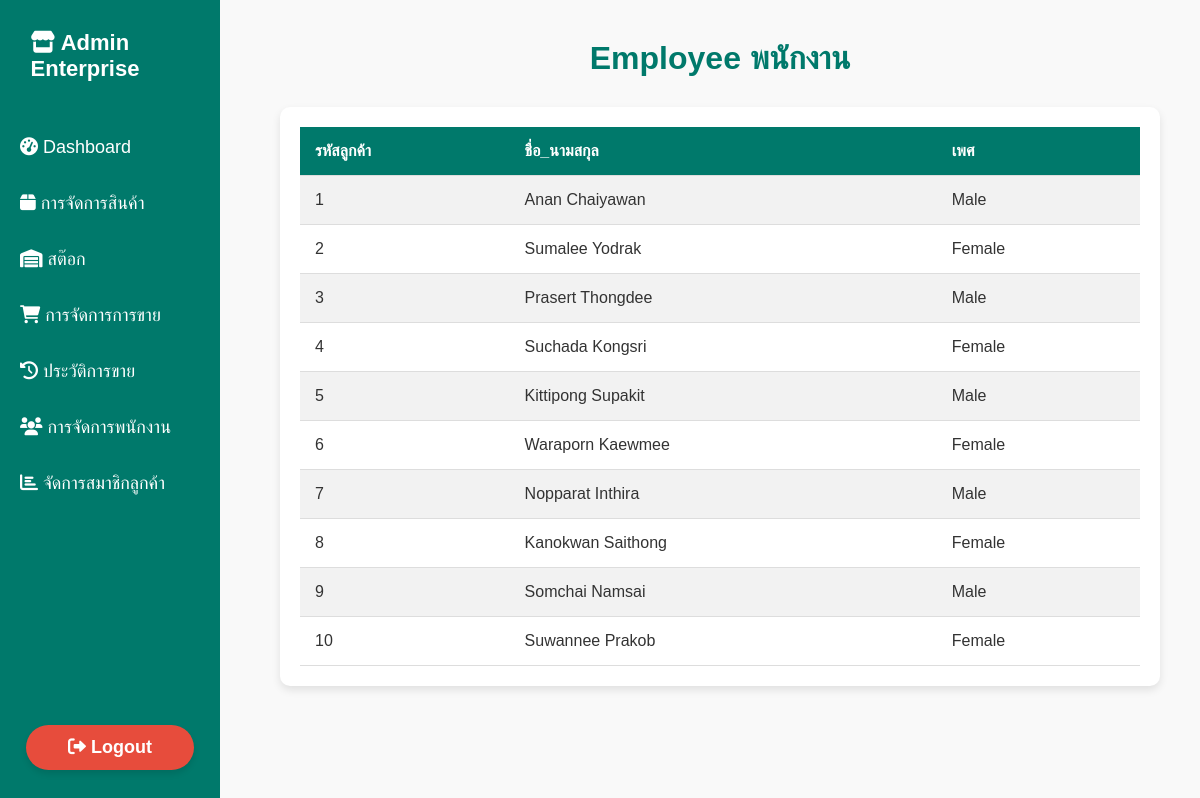
/customer.php, run on the app's committed database.
### tables this page shows
CREATE TABLE `customer` (
  `c_id` int(10) NOT NULL,
  `c_name` varchar(25) NOT NULL,
  `c_sex` varchar(10) NOT NULL
);

### customer.php (the view, shortened to what this page needs)
<!DOCTYPE html>
<html lang="th">
<head>
    <link rel="stylesheet" href="stock.css">
    <link rel="stylesheet" href="https://cdnjs.cloudflare.com/ajax/libs/font-awesome/6.0.0-beta3/css/all.min.css">
</head>
<body>
    <div class="sidebar">
        <div class="logo">
            <h2><i class="fas fa-store"></i> Admin <dir>Enterprise</dir></h2>
        </div>
        <ul class="menu">
            <li><a href="dashboard.html"><i class="fas fa-tachometer-alt"></i> Dashboard</a></li>
            <li><a href="product-management.html"><i class="fas fa-box"></i> การจัดการสินค้า</a></li>
            <li><a href="stock.html"><i class="fas fa-warehouse"></i> สต๊อก</a></li>
            <li><a href="sales-management.html"><i class="fas fa-shopping-cart"></i> การจัดการการขาย</a></li>
            <li><a href="sales-history.html"><i class="fas fa-history"></i> ประวัติการขาย</a></li>
            <li><a href="employee-management.html"><i class="fas fa-users"></i> การจัดการพนักงาน</a></li>
            <li><a href="customer-management.html"><i class="fas fa-chart-bar"></i> จัดการสมาชิกลูกค้า</a></li>
        </ul>
        <div class="logout">
            <a href="login.html"><i class="fas fa-sign-out-alt"></i> Logout</a>
        </div>
    </div>
    <div class="content">
    <div class="form-container">
        <h1>Employee พนักงาน</h1>
        <div class="table-container">
            <table>
                <thead>
                    <tr>
                        <th>รหัสลูกค้า</th>
                        <th>ชื่อ_นามสกุล</th>
                        <th>เพศ</th>
                    </tr>
                </thead>
                <tbody>
                    <tr>
                     <?php
                    require 'database.php';
                    $query = "SELECT * FROM `customer`";
                    if ($is_query_run = mysqli_query($mysqli, $query))
                {
                    while ($query_executed = $is_query_run->fetch_assoc())
                    {
                        echo "<tr>";
                        echo "<td>" . $query_executed['c_id'] . "</td>";
                        echo "<td>" . $query_executed['c_name'] . "</td>";
                        echo "<td>" . $query_executed['c_sex'] . "</td>";
                        echo "</tr>";
                    }
                }
                else
                {
                    echo "<tr><td colspan='3'>Error in execution!</td></tr>";
                }
                ?>
                </tbody>
            </table>
    </div>
</body>
</html>

### stock.css (style rules this page uses)
* { margin: 0; padding: 0; box-sizing: border-box; text-decoration: none; }
body { font-family: 'Prompt', sans-serif; background-color: #f9f9f9; color: #333; display: flex; }
.sidebar { width: 220px; background-color: #00796b; min-height: 100vh; padding: 30px 5px; position: fixed; top: 0; left: 0; display: flex; flex-direction: column; align-items: center; }
.sidebar h2 { color: #fff; margin-right: 50px; font-size: 22px; margin-bottom: 30px; }
.sidebar ul { list-style: none; width: 100%; }
.sidebar ul li { margin: 15px 0; }
.sidebar ul li a { text-decoration: none; color: #fff; font-size: 18px; padding: 10px 15px; display: block; border-radius: 8px; transition: background-color 0.3s; }
.content { margin-left: 240px; padding: 40px; flex-grow: 1; background-color: #f9f9f9; }
.content h1 { font-size: 32px; color: #00796b; margin-bottom: 30px; text-align: center; }
.table-container { background-color: #fff; padding: 20px; border-radius: 10px; box-shadow: 0 4px 8px rgba(0, 0, 0, 0.1); }
.table-container table { width: 100%; border-collapse: collapse; }
.table-container table th, .table-container table td { padding: 15px; text-align: left; border-bottom: 1px solid #ddd; }
.table-container table th { background-color: #00796b; color: white; text-transform: uppercase; }
.table-container table tbody tr:nth-child(even) { background-color: #f2f2f2; }
.table-container table td { color: #333; }
.logout { margin-top: auto; width: 100%; text-align: center; }
.logout a { color: #fff; background-color: #e74c3c; padding: 12px 20px; border-radius: 30px; display: inline-block; text-align: center; font-size: 18px; font-weight: bold; transition: background-color 0.3s ease, transform 0.3s ease; box-shadow: 0 4px 6px rgba(0, 0, 0, 0.1); width: 80%; }

### data on the page
customer: c_id "1", c_name "Anan Chaiyawan", c_sex "Male"
customer: c_id "2", c_name "Sumalee Yodrak", c_sex "Female"
customer: c_id "3", c_name "Prasert Thongdee", c_sex "Male"
customer: c_id "4", c_name "Suchada Kongsri", c_sex "Female"
customer: c_id "5", c_name "Kittipong Supakit", c_sex "Male"
customer: c_id "6", c_name "Waraporn Kaewmee", c_sex "Female"
customer: c_id "7", c_name "Nopparat Inthira", c_sex "Male"
customer: c_id "8", c_name "Kanokwan Saithong", c_sex "Female"
customer: c_id "9", c_name "Somchai Namsai", c_sex "Male"
customer: c_id "10", c_name "Suwannee Prakob", c_sex "Female"
